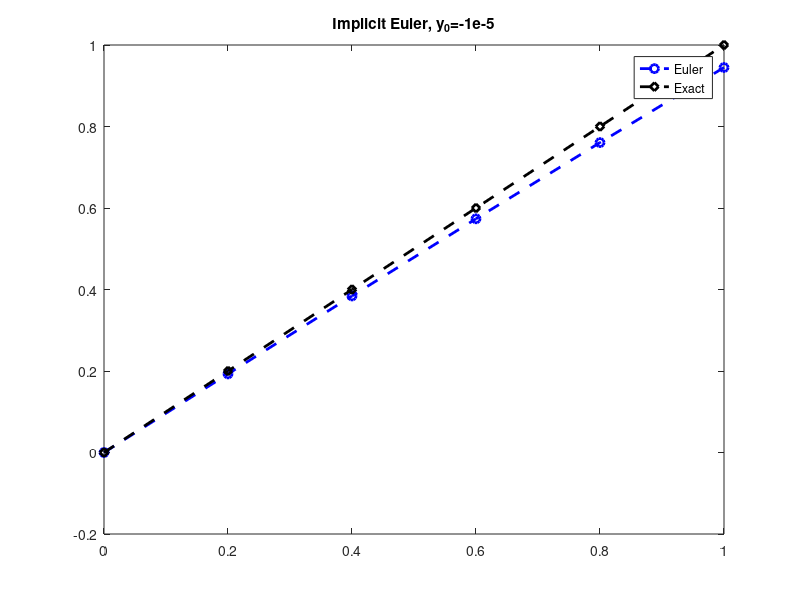
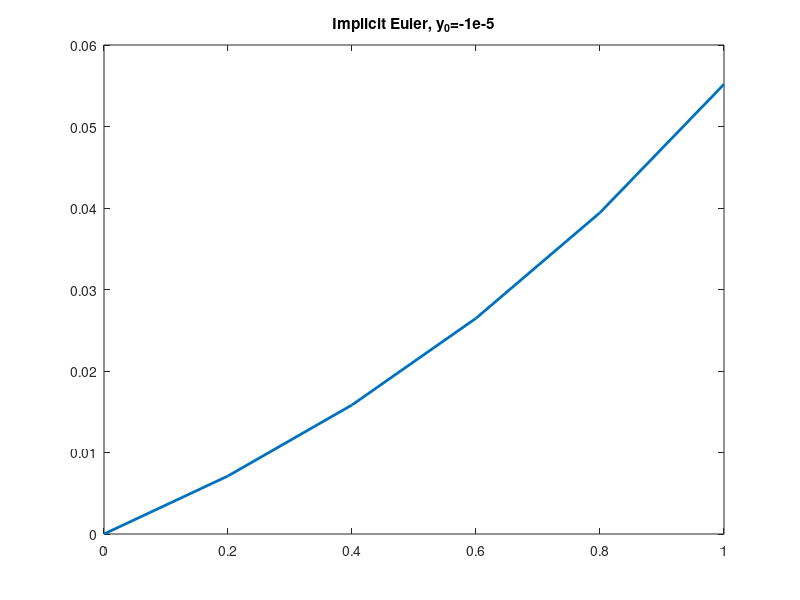
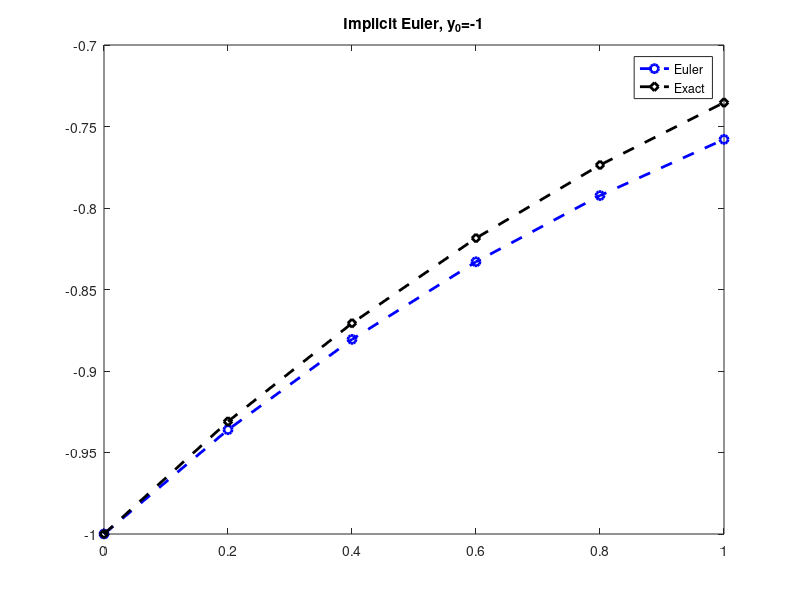
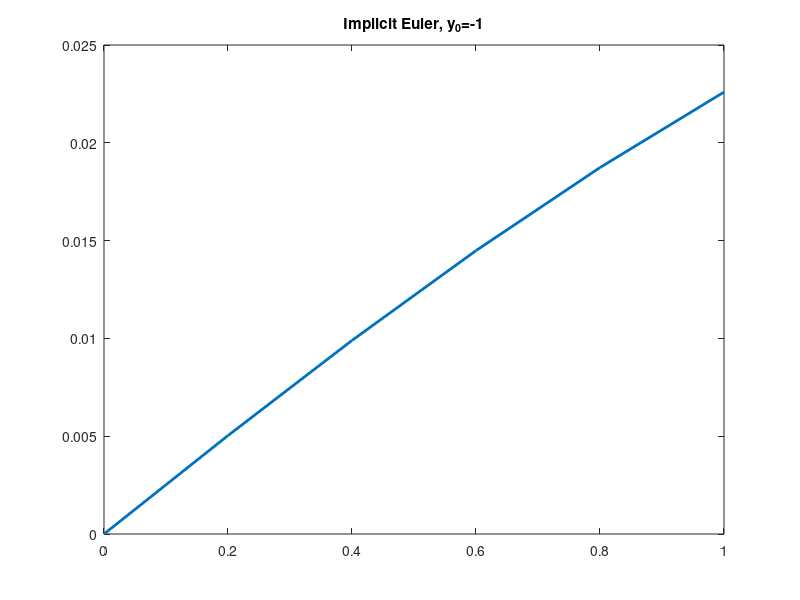

Write MATLAB code to recreate these figures, in order.
%% Analytical Solution
y0=-1e-5;
h=0.2;
t=0:h:1;
y1=-log(exp(-y0)+exp(-t)-1);
%plot(t,y1,'LineWidth',2)
%% Implicit Euler
y=-1e-5;
y0=y;
h=0.2;
t=0:h:1;
y1=-log(exp(-y0)+exp(-t)-1);
for i=2:6
    t(i)=t(i-1)+h;
    y_new=y(i-1)+h*exp(y(i-1)-t(i));
    y(i)=y(i-1)+h*(exp(y_new-t(i)));
end
figure(2)
plot(t,y,'--bo','LineWidth',2)
hold on 
plot(t,y1,'--kd','LineWidth',2)
hold off
title('Implicit Euler, y_0=-1e-5')
legend('Euler','Exact')
saveas(gcf,'Error_Linearized_1.jpg')
error1=abs(y-y1);
figure(3)
plot(t,error1,'LineWidth',2)
title('Implicit Euler, y_0=-1e-5')
saveas(gcf,'Error_Linearized_1.jpg')
%% Implicit Euler y=-1
y=-1;
y0=y;
h=0.2;
t=0:h:1;
y1=-log(exp(-y0)+exp(-t)-1);
for i=2:6
    t(i)=t(i-1)+h;
    y_new=y(i-1)+h*exp(y(i-1)-t(i));
    y(i)=y(i-1)+h*(exp(y_new-t(i)));
end
figure(4)

plot(t,y,'--bo','LineWidth',2)
hold on 
plot(t,y1,'--kd','LineWidth',2)
hold off
title('Implicit Euler, y_0=-1')
legend('Euler','Exact')
saveas(gcf,'Linearized_2.jpg')
error2=abs(y-y1);
figure(5)

plot(t,error2,'LineWidth',2)
title('Implicit Euler, y_0=-1')
saveas(gcf,'Error_Linearized_2.jpg')
%% Linearized Implicit Euler y=-1e-5
y=-1e-5;
h=0.2;
t=0:h:1;
y0=y;
y1=-log(exp(-y0)+exp(-t)-1);
for i=2:6
    f=exp(y(i-1)-t(i-1));
    f1=exp(y(i-1)-t(i));
    df=exp(y(i-1)-t(i));
    y(i)=y(i-1)+h/2*(f1+f)/(1-(h/2)*df);
end
figure(6)

plot(t,y,'--bo','LineWidth',2)
hold on 
plot(t,y1,'--kd','LineWidth',2)
hold off
title('Linearized Implicit Euler, y_0=-1e-5')

legend('Euler','Exact')
saveas(gcf,'Linearized_3.jpg')
error3=abs(y-y1);
figure(7)

plot(t,error3,'LineWidth',2)
title('Linearized Implicit Euler Error, y_0=-1e-5')
saveas(gcf,'Error_Linearized_3.jpg')
%% Linearized Implicit Euler y=-1
y=-1;
h=0.2;
t=0:h:1;
y0=y;
y1=-log(exp(-y0)+exp(-t)-1);
for i=2:6
    f=exp(y(i-1)-t(i-1));
    f1=exp(y(i-1)-t(i));
    df=exp(y(i-1)-t(i));
    y(i)=y(i-1)+h/2*(f1+f)/(1-(h/2)*df);
end
figure(8)

plot(t,y,'--bo','LineWidth',2)
hold on 
plot(t,y1,'--kd','LineWidth',2)
hold off
title('Linearized Implicit Euler, y_0=-1')
legend('Euler','Exact')
saveas(gcf,'Linearized_4.jpg')
error4=abs(y-y1);

figure(9)

plot(t,error4,'LineWidth',2)
title('Linearized Implicit Euler Error, y_0=-1')
saveas(gcf,'Error_Linearized_4.jpg')